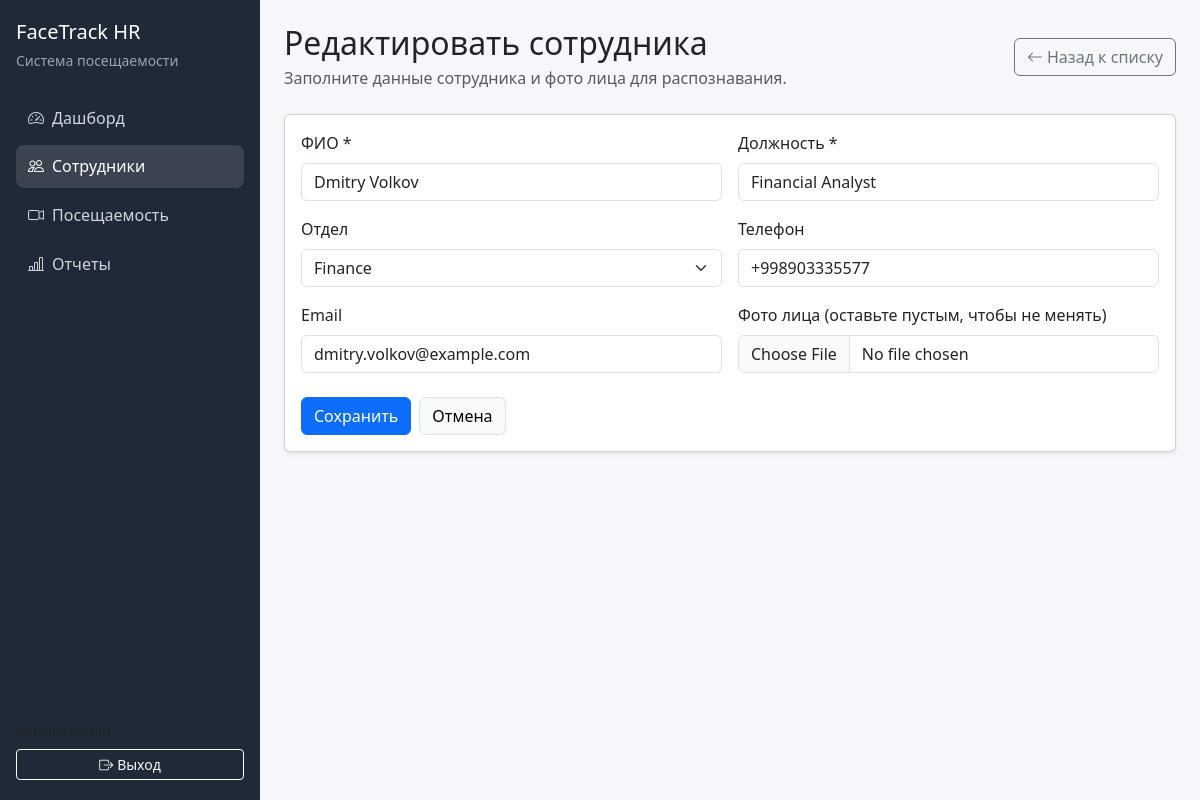
/employees/5/edit (signed in), run on the app's committed database.
### app/models.py (models this page shows)
class TimestampMixin:
    created_at = db.Column(db.DateTime, default=datetime.utcnow, nullable=False)
    updated_at = db.Column(
        db.DateTime,
        default=datetime.utcnow,
        onupdate=datetime.utcnow,
        nullable=False,
    )

class Employee(TimestampMixin, db.Model):
    __tablename__ = "employees"
    id = db.Column(db.Integer, primary_key=True)
    full_name = db.Column(db.String(150), nullable=False, index=True)
    department_id = db.Column(db.Integer, db.ForeignKey("departments.id"), nullable=True)
    position = db.Column(db.String(120), nullable=False)
    phone = db.Column(db.String(30), nullable=True)
    email = db.Column(db.String(120), nullable=True, unique=True)
    photo_filename = db.Column(db.String(255), nullable=True)
    face_encoding = db.Column(db.Text, nullable=True)
    is_active = db.Column(db.Boolean, default=True, nullable=False)
    department = db.relationship("Department", back_populates="employees")
    attendances = db.relationship(
        "Attendance",
        back_populates="employee",
        cascade="all, delete-orphan",
        lazy=True,
    )

class Department(TimestampMixin, db.Model):
    __tablename__ = "departments"
    id = db.Column(db.Integer, primary_key=True)
    name = db.Column(db.String(100), unique=True, nullable=False)
    employees = db.relationship("Employee", back_populates="department", lazy=True)

### app/routes/employees.py (the view, shortened to what this page needs)
@employees_bp.route("/<int:employee_id>/edit", methods=["GET", "POST"])
@login_required
def edit_employee(employee_id):
    employee = Employee.query.get_or_404(employee_id)
    departments = Department.query.order_by(Department.name.asc()).all()
    return render_template(
        "employees/form.html",
        employee=employee,
        departments=departments,
        page_title="Редактировать сотрудника",
    )

### app/utils.py (called while the page is built)
def login_required(view_func):
    @wraps(view_func)
    def wrapped_view(*args, **kwargs):
        if not session.get("admin_id"):
            flash("Войдите в систему, чтобы продолжить.", "warning")
            return redirect(url_for("auth.login"))
        return view_func(*args, **kwargs)
    return wrapped_view

### app/templates/employees/form.html (shortened to what this page needs)
{% extends "base.html" %}
{% block content %}
<div class="d-flex flex-wrap justify-content-between align-items-center mb-4">
    <div>
        <h2 class="mb-1">{{ page_title }}</h2>
        <p class="text-muted mb-0">Заполните данные сотрудника и фото лица для распознавания.</p>
    </div>
    <a class="btn btn-outline-secondary" href="{{ url_for('employees.list_employees') }}">
        <i class="bi bi-arrow-left me-1"></i>Назад к списку
    </a>
</div>
<div class="card shadow-sm">
    <div class="card-body">
        <form method="post" enctype="multipart/form-data">
            <div class="row g-3">
                <div class="col-md-6">
                    <label class="form-label">ФИО *</label>
                    <input
                        type="text"
                        name="full_name"
                        class="form-control"
                        value="{{ employee.full_name if employee else '' }}"
                        required
                    >
                </div>
                <div class="col-md-6">
                    <label class="form-label">Должность *</label>
                    <input
                        type="text"
                        name="position"
                        class="form-control"
                        value="{{ employee.position if employee else '' }}"
                        required
                    >
                </div>
                <div class="col-md-6">
                    <label class="form-label">Отдел</label>
                    <select name="department_id" class="form-select">
                        {% for department in departments %}
                            <option
                                value="{{ department.id }}"
                                {% if employee and employee.department_id == department.id %}selected{% endif %}
                            >
                                {{ department.name }}
                            </option>
                        {% endfor %}
                    </select>
                </div>
                <div class="col-md-6">
                    <label class="form-label">Телефон</label>
                    <input
                        type="text"
                        name="phone"
                        class="form-control"
                        value="{{ employee.phone if employee else '' }}"
                    >
                </div>
                <div class="col-md-6">
                    <label class="form-label">Email</label>
                    <input
                        type="email"
                        name="email"
                        class="form-control"
                        value="{{ employee.email if employee else '' }}"
                    >
                </div>
                <div class="col-md-6">
                    <label class="form-label">
                        Фото лица {% if not employee %}*{% else %}(оставьте пустым, чтобы не менять){% endif %}
                    </label>
                    <input
                        type="file"
                        name="photo"
                        class="form-control"
                        accept=".jpg,.jpeg,.png"
                    >
                </div>
            </div>
            <div class="d-flex gap-2 mt-4">
                <button class="btn btn-primary" type="submit">Сохранить</button>
                <a class="btn btn-light border" href="{{ url_for('employees.list_employees') }}">Отмена</a>
            </div>
        </form>
    </div>
</div>
{% endblock %}

### app/static/css/style.css (style rules this page uses)
:root { --sidebar-bg: #1f2937; --sidebar-link: #d1d5db; --sidebar-link-active: #ffffff; --main-bg: #f5f7fb; }
body { background: var(--main-bg); }

### data on the page
Employee: full_name "Dmitry Volkov", position "Financial Analyst", department_id "Finance", phone "+998903335577", email "dmitry.volkov@example.com"

### other printed values
{{ page_title }} "Редактировать сотрудника"
